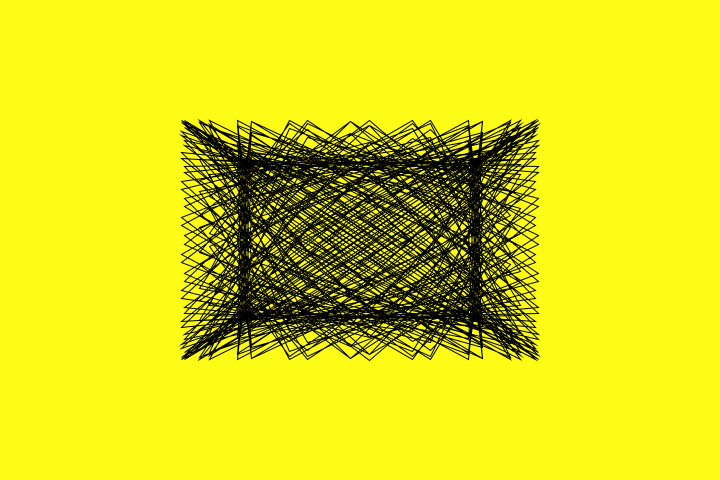
Frame 1 (no input)
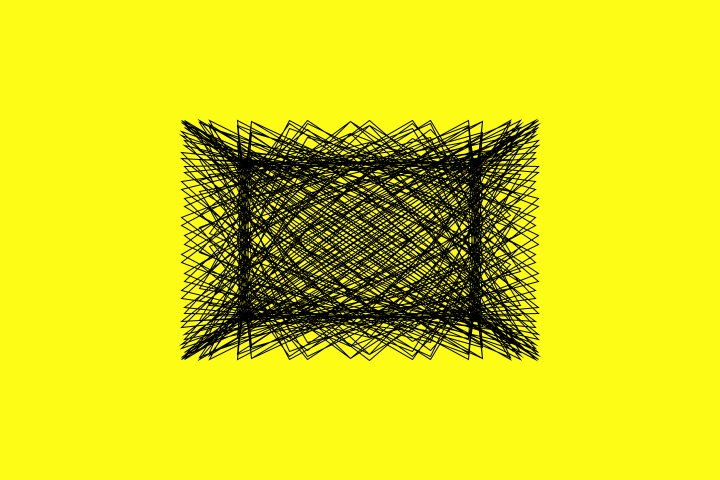
Frame 60 (the mouse pressed at the canvas centre just before this capture)
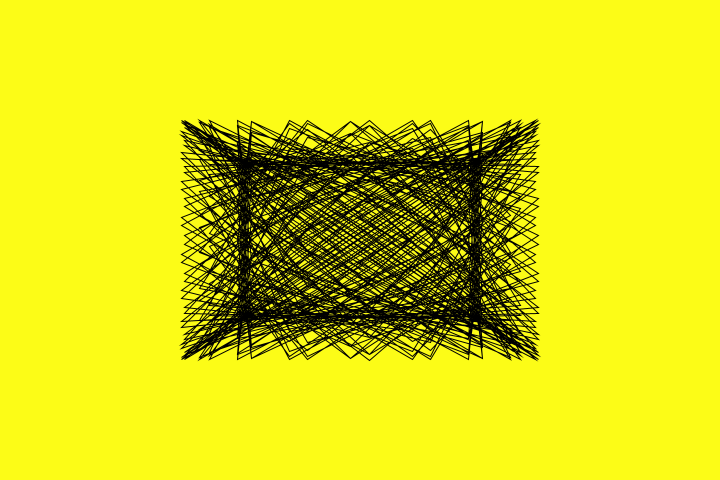
Frame 120 (the mouse held since frame 60 and released just before this capture)

The Processing sketch that drew these frames (run headless with seeded random() and noise(); from frame 60 on, the mouse is pressed at the canvas centre):

// Processing sketch: pattern_20
// ── pattern_20.pde
float a = 100;
float b = 101;
float d = 3;

void setup() {
  size(720,480);
}

void draw() {
  background(#FCFC17);
  translate(width/2, height/2);
  noFill();
  beginShape();
  for (int i = 0; i < 360; i++) {
    float t = radians(i + frameCount); // Introduce frameCount here to make it move
    float x = sin(a * t + radians(d)) * width/4;
    float y = sin(b * t) * height/4;
    vertex(x, y);
  }
  endShape();
}
